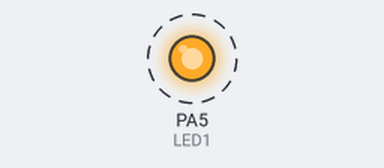
The sketch below on a simulated STM32 Blue Pill. On the bench: output pins drawn as LEDs (lit = HIGH). Dashed ring = blinking.

Above: at 0.2 s.
Timing chart, 0 to 3.0 s (numbered marks = the images above):
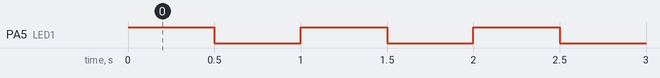

The sketch:

LAB0.ino
```cpp
#include <STM32FreeRTOS.h>
// Светодиод LED1 подключен к порту PA5
const uint8_t LED1 = PA5;
//------------------------------------------------------------------------------
static void vLEDBlinkTask(void *pvParameters) {
pinMode(LED1, OUTPUT);
for (;;) {
// Включение LED1
digitalWrite(LED1, HIGH);
// Задержка на 0,5 секунды
vTaskDelay(500);
// Выключение LED1
digitalWrite(LED1, LOW);
// Задержка на 0,5 секунды
vTaskDelay(500);
  }
}
//------------------------------------------------------------------------------
void setup() {
// создание задачи мигания светодиода
xTaskCreate(vLEDBlinkTask,
"Task1",
configMINIMAL_STACK_SIZE + 50,
NULL,
tskIDLE_PRIORITY + 2,
NULL);
// запуск планировщика FreeRTOS
vTaskStartScheduler();
while(1);
}
void loop() {
while(1) {
}
}
```

Measured:
- by itself, PA5 (LED1): alternates HIGH for 0.50 s and LOW for 0.50 s
